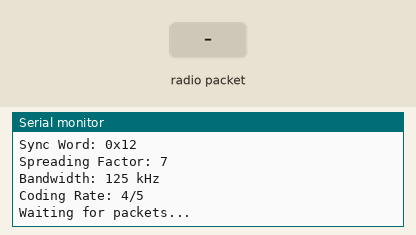
The sketch below on a simulated Arduino Uno, built with avr-gcc and run on an emulated ATmega328P. On the bench: the last lines printed to the serial monitor. Inputs (shaded band) come from the test bench. No radio packets arrive unless stated.

Above: at 1.2 s.
1.3 s: radio packet "1" arrives
At 2.5 s:
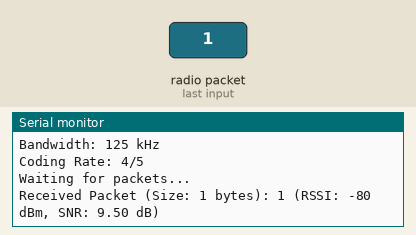
2.8 s: radio packet "0" arrives
At 3.7 s:
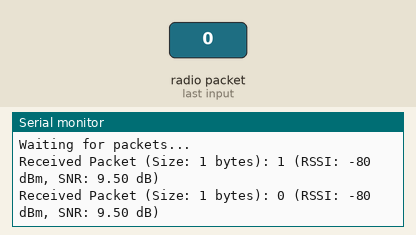
5.8 s: radio packet "2" arrives
At 7.2 s:
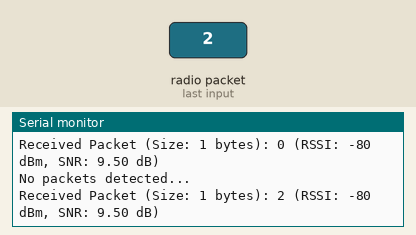

The sketch:

receiver.ino
```cpp
#include <SPI.h>
#include <LoRa.h>

// Define LoRa pins (raw GPIO numbers)
#define SS  5    // NSS (Chip Select)
#define RST 14   // Reset
#define DIO0 2   // DIO0 (Interrupt)

void setup() {
  // Initialize Serial Monitor
  Serial.begin(115200);
  while (!Serial);
  Serial.println("LoRa Receiver Starting (433 MHz)...");

  // Configure LoRa pins
  LoRa.setPins(SS, RST, DIO0);

  // Initialize LoRa at 433MHz
  if (!LoRa.begin(433E6)) {
    Serial.println("LoRa Initialization Failed! Check connections or frequency.");
    while (1); // Halt if initialization fails
  }

  // Set explicit sync word to match transmitter
  LoRa.setSyncWord(0x12);

  // Match transmitter's LoRa parameters
  LoRa.setSpreadingFactor(7); // 6 to 12
  LoRa.setSignalBandwidth(125E3); // 7.8kHz to 500kHz
  LoRa.setCodingRate4(5); // 5 to 8

  Serial.println("LoRa Receiver Initialized Successfully!");
  Serial.println("Frequency: 433 MHz");
  Serial.println("Sync Word: 0x12");
  Serial.println("Spreading Factor: 7");
  Serial.println("Bandwidth: 125 kHz");
  Serial.println("Coding Rate: 4/5");
  Serial.println("Waiting for packets...");
}

void loop() {
  // Check for incoming packets
  int packetSize = LoRa.parsePacket();
  if (packetSize) {
    Serial.print("Received Packet (Size: ");
    Serial.print(packetSize);
    Serial.print(" bytes): ");
    // Read and display the packet
    while (LoRa.available()) {
      Serial.print((char)LoRa.read());
    }
    // Display RSSI and SNR
    Serial.println(" (RSSI: " + String(LoRa.packetRssi()) + " dBm, SNR: " + String(LoRa.packetSnr()) + " dB)");
  } else {
    // Debug: Print status every 5 seconds if no packets
    static unsigned long lastPrint = 0;
    if (millis() - lastPrint > 5000) {
      Serial.println("No packets detected...");
      lastPrint = millis();
    }
  }
}
```

Measured:
- after the input at 1.3 s, the serial monitor: prints a new line at once (image 1)
- after the input at 2.8 s, the serial monitor: prints a new line at once (image 2)
- after the input at 5.8 s, the serial monitor: prints a new line at once (image 3)
